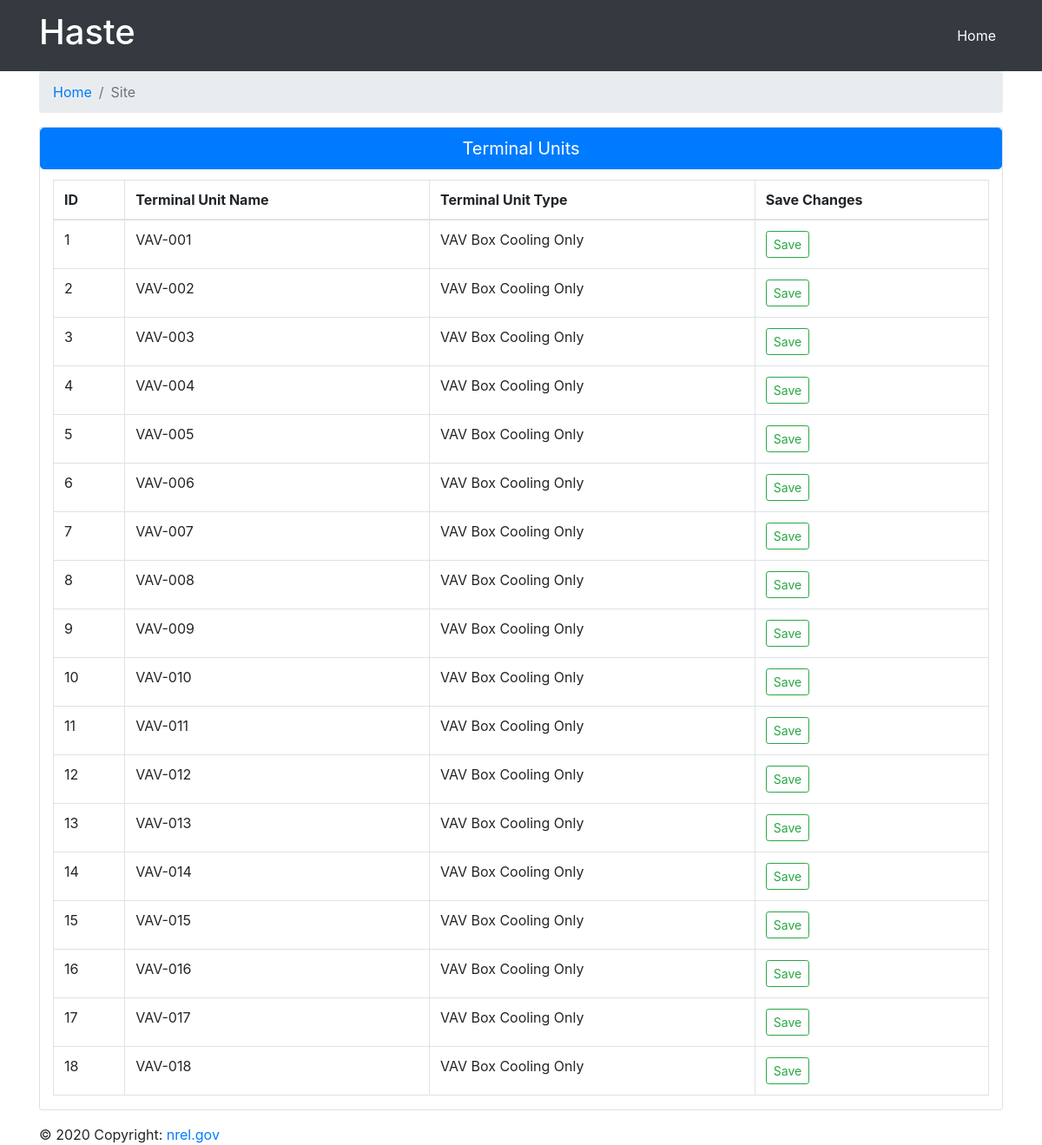
The app's page /site/5/ahu/5 with its own data.
### generate/models.py (models this page shows)
class TerminalUnit(models.Model):
    tu = generate_terminal_unit_types()
    tu_choices = [(h.get('id'), h.get('description')) for h in tu]
    tu_choices.append(('None', 'None'))
    name = models.CharField(max_length=50)
    ahu_id = models.ForeignKey(AirHandler, on_delete=models.CASCADE)
    terminal_unit_type = models.CharField(max_length=50, choices=tuple(tu_choices))

### generate/views.py (the view, shortened to what this page needs)
# urls.py: path('site/<site_id>/ahu/<ahu_id>', views.AirHandler.as_view(), name='site.ahu'),
class AirHandler(CreateView):
    template_name = 'air_handler.html'
    def get(self, request, site_id, ahu_id):
        tu_info = []
        tus = models.TerminalUnit.objects.filter(ahu_id=ahu_id)
        for tu in tus:
            tu_info.append(terminal_unit_summary_info(tu))
        args = {
            'terminal_units': tu_info
        }
        return render(request, self.template_name, args)

### lib/helpers.py (called while the page is built)
def generate_terminal_unit_types():
    tu = [
        {
            "id": 'TU-001',
            "category": "VAV",
            "description": "VAV Box Cooling Only",
            "tags": ["tag1", "tag2"]
        },
        {
            "id": 'TU-002',
            "category": "CAV",
            "description": "CAV Terminal Unit",
            "tags": ["tag1", "tag2"]
        }
    ]
    return tu

def terminal_unit_summary_info(terminal_unit_model):
    data = {
        'id': terminal_unit_model.id,
        'name': terminal_unit_model.name,
        'type': tu_name_given_id(terminal_unit_model.terminal_unit_type)
    }
    return data

def tu_name_given_id(tu_id):
    tus = generate_terminal_unit_types()
    for tu in tus:
        if tu_id == tu['id']:
            return tu['description']
    return None

### generate/templates/air_handler.html (shortened to what this page needs)
{% extends "base.html" %}
{% load static %}
{% block page_content %}
<html>
<head>
</head>
<body>
<nav class="navbar navbar-expand-lg navbar-dark bg-dark static-top">
    <div class="container">
        <a class="navbar-brand" href="{% url 'index' %}">
            <h1>Haste</h1>
        </a>
        <div class="collapse navbar-collapse" id="navbarResponsive">
            <ul class="navbar-nav ml-auto">
                <li class="nav-item active">
                    <a class="nav-link" href="{% url 'index' %}">Home
                    </a>
                </li>
            </ul>
        </div>
    </div>
</nav>
<div class="container">
    <nav aria-label="breadcrumb">
        <ol class="breadcrumb">
            <li class="breadcrumb-item"><a href="{% url 'index' %}">Home</a></li>
            <li class="breadcrumb-item active" aria-current="page">Site</li>
        </ol>
    </nav>
</div>
<div class="container">
  <div class="card mb-3">
    <div class="card-body p-0">
      <div class="card-title">
        <button class="btn btn-block btn-lg btn-primary" type="button" data-toggle="collapse"
                data-target="#showTerminalUnits"
                aria-expanded="true" aria-controls="showTerminalUnits">
          Terminal Units
        </button>
      </div>
      <div class="container collapse show" id="showTerminalUnits">
        {% include 'all_terminal_units.html' %}
      </div>
    </div>
  </div>
</div>
<footer class="footer">
    <div class="container">
        © 2020 Copyright:
        <a href="https://nrel.gov/"> nrel.gov</a>
    </div>
</footer>
</body>
</html>
{% endblock %}

### generate/templates/all_terminal_units.html
{% load static %}
<div class="table-responsive">
  <table class="table table-bordered table-hover">
    <thead>
    <tr>
      <th scope="col">ID</th>
      <th scope="col">Terminal Unit Name</th>
      <th scope="col">Terminal Unit Type</th>
      <th scope="col">Save Changes</th>
    </tr>
    </thead>
    <tbody>
    {% for tu in terminal_units %}
      <tr>
        <td>{{ tu.id }}</td>
        <td>{{ tu.name }}</td>
        <td>{{ tu.type }}</td>
      <td><button type="submit" class="btn btn-sm btn-outline-success" name="TerminalUnit-{{ tu.id }}">Save</button></td>
      </tr>
    {% endfor %}
    </tbody>
  </table>
</div>

### records on screen
TerminalUnit: name "VAV-001"
TerminalUnit: name "VAV-002"
TerminalUnit: name "VAV-003"
TerminalUnit: name "VAV-004"
TerminalUnit: name "VAV-005"
TerminalUnit: name "VAV-006"
TerminalUnit: name "VAV-007"
TerminalUnit: name "VAV-008"
TerminalUnit: name "VAV-009"
TerminalUnit: name "VAV-010"
TerminalUnit: name "VAV-011"
TerminalUnit: name "VAV-012"
TerminalUnit: name "VAV-013"
TerminalUnit: name "VAV-014"
TerminalUnit: name "VAV-015"
TerminalUnit: name "VAV-016"
TerminalUnit: name "VAV-017"
TerminalUnit: name "VAV-018"

### other values on screen
{{ tu.id }} "1" "2" "3" "4" "5" "6" "7" "8" "9" "10" "11" "12" "13" "14" "15" "16" "17" "18"
{{ tu.type }} "VAV Box Cooling Only" "VAV Box Cooling Only" "VAV Box Cooling Only" "VAV Box Cooling Only" "VAV Box Cooling Only" "VAV Box Cooling Only" "VAV Box Cooling Only" "VAV Box Cooling Only" "VAV Box Cooling Only" "VAV Box Cooling Only" "VAV Box Cooling Only" "VAV Box Cooling Only" "VAV Box Cooling Only" "VAV Box Cooling Only" "VAV Box Cooling Only" "VAV Box Cooling Only" "VAV Box Cooling Only" "VAV Box Cooling Only"
